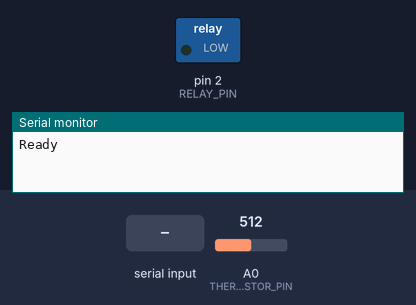
The sketch below on a simulated Arduino Uno, built with avr-gcc and run on an emulated ATmega328P. Shown: switched loads named in the sketch (green lamp = pin HIGH), the last lines printed to the serial monitor. The test bench sets the inputs (shaded band); at power-on: A0 (THERMISTOR_PIN) = 512.

Above: at 0.9 s.
1.0 s: "1,90\n" received over Serial
At 3.8 s:
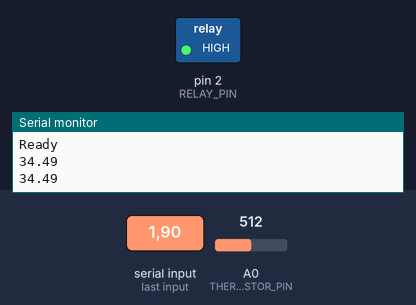
4.0 s: "30,150\n" received over Serial
At 5.4 s:
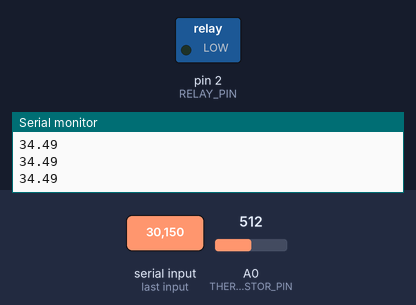
5.5 s: A0 (THERMISTOR_PIN) set to 900
At 6.8 s:
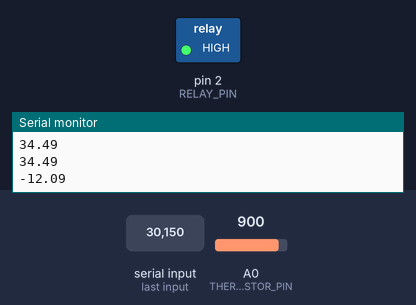
8.5 s: A0 (THERMISTOR_PIN) set to 716
At 9.8 s:
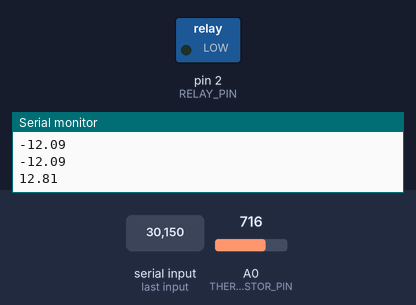
Timing chart, 0 to 11.5 s (numbered marks = the images above; inputs shaded):
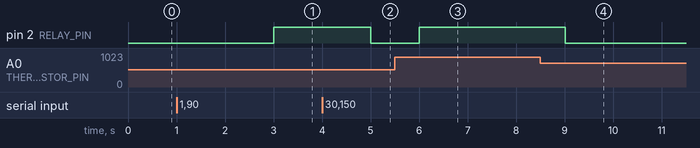

The sketch:

SetPointTracking.ino
```cpp
/*
Black Garlic Temperature Controller
Part V: Set point tracking with serial I/O
Communicates with slow-cooker-calibration.ipynb
*/
#include <math.h>

#define SERIES_RESISTOR 7000     // 7k resistor in series
#define THERMISTOR_PIN A0        // Thermistor between A0 and GND
#define RELAY_PIN 2              // output pin for relay
#define P_MAX 35                 // Heater wattage

// Values for B-Value temperature conversion
#define T0 298.15          // Nominal temperature for B-value equation (in Kelvin)
#define R0 10000                  // Nominal thermistor resistance
#define B 3428.                  // From 25-80 C range for Murata NCP15XH103F03RC

// PI controller gains, calculated from slow-cooker-calibration.ipynb
#define Kp 5.8
#define Ki 1.5e-3

int delayTime;                    // Time between readings in ms. Also duty cycle width
float dutyCycle = 0;              // percentage of delayTime spent with relay ON (calculated from ctrl law)
float T;                          // Temperature in Celsius, calcuated from the voltage across the thermistor
int setPoint;                     // Target temperature for controller (input from Serial)
float err_int = 0;                // Integrated error
boolean woundUp = false;              // "Warmup" stage of operation

void setup() {
  Serial.begin(9600);                      // Set up the serial for debugging output
  pinMode(RELAY_PIN, OUTPUT);
  Serial.println("Ready");                 // Message for Python script
  while(Serial.available() == 0){}         // Wait for response from serial
  delayTime = Serial.parseInt()*1000;      // Read delay time in seconds
}

void loop() {

  // Go through a duty cycle of the relay: ON for dutyCycle % of dt, then off for the rest of dt
  digitalWrite(RELAY_PIN, HIGH);
  delay(delayTime*dutyCycle);
  digitalWrite(RELAY_PIN, LOW);
  delay(delayTime*(1-dutyCycle) );

  T = tempConvert(analogRead(THERMISTOR_PIN));
  Serial.println(T);
  if ((!woundUp) && (setPoint-T < P_MAX/Kp)){
    woundUp = true;              // System has warmed up and it's time to start integrating error
  }
  piUpdate();
}

void serialEvent(){
  setPoint = Serial.parseInt();     // Read instructions from Serial
  while(Serial.available()){
    Serial.read();
  }
}

// Update the duty cycle based on the PI control law
void piUpdate(){
   float err = setPoint-T;              // temperature error in degrees C
   if (woundUp){                          // Don't accumulate until the system winds up
     err_int += err*delayTime/1000;     // Accumulate integrated error (units are seconds)
   }
   dutyCycle = (Kp*err + Ki*err_int)/P_MAX;   // PI control law
   dutyCycle = min(1, max(0, dutyCycle));    // Restrict duty cycle to 0-100%
}

float tempConvert(int count){
  float R = SERIES_RESISTOR  / ((float) 1023/count - 1); // Convert to resistance across thermistor
  return 1 / ( (1/T0) + (1/B)*log(R/R0) ) - 273.15;  // B-value equation
}
```

Measured:
- after the input at 1.0 s, pin 2 (RELAY_PIN): LOW → HIGH after 2.0 s
- after the input at 4.0 s, pin 2 (RELAY_PIN): HIGH → LOW after 1.0 s
- after the input at 5.5 s, pin 2 (RELAY_PIN): LOW → HIGH after 0.51 s
- after the input at 8.5 s, pin 2 (RELAY_PIN): HIGH → LOW after 0.51 s
